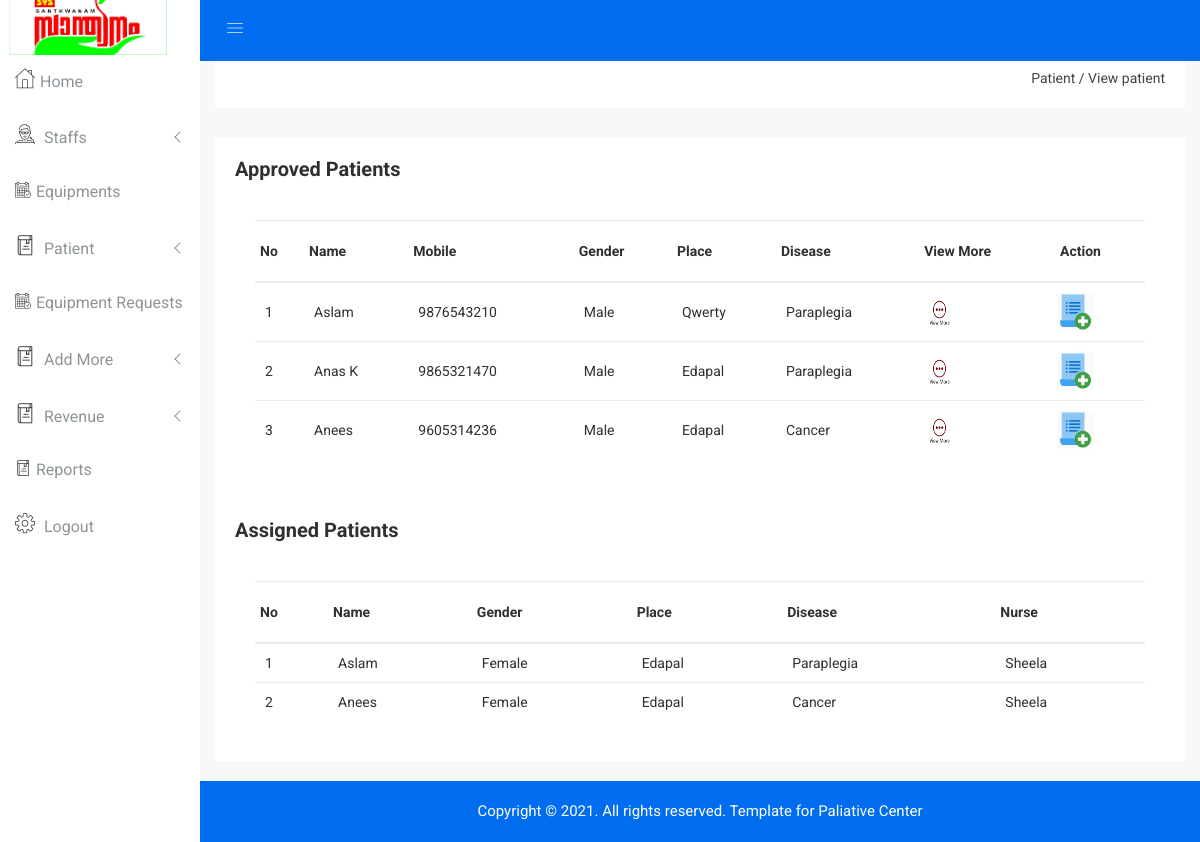
Page /Admin/view_app_patient.php on the committed database.
### tables this page shows
CREATE TABLE `patient` (
  `pid` int(5) NOT NULL,
  `pname` varchar(30) NOT NULL,
  `mobile` bigint(12) NOT NULL,
  `dob` date NOT NULL,
  `gender` varchar(10) NOT NULL,
  `place` varchar(25) NOT NULL,
  `panchayath` varchar(25) NOT NULL,
  `ward` int(5) NOT NULL,
  `address` varchar(50) NOT NULL,
  `pincode` int(8) NOT NULL,
  `disease` varchar(30) NOT NULL
);

CREATE TABLE `assign_nurse` (
  `ass_nid` int(5) NOT NULL,
  `nurse` int(5) NOT NULL,
  `patient` int(5) NOT NULL,
  `assigned_on` date NOT NULL,
  `ass_status` varchar(15) NOT NULL
);

CREATE TABLE `nurse` (
  `nid` int(5) NOT NULL,
  `name` varchar(20) NOT NULL,
  `mobile` bigint(12) NOT NULL,
  `gender` varchar(15) NOT NULL,
  `dob` date NOT NULL,
  `place` varchar(15) NOT NULL,
  `address` varchar(30) NOT NULL
);

### Admin/view_app_patient.php (the view, shortened to what this page needs)
<?php
include "header.php";
?>
<div class="breadcome-area">
    <div class="container-fluid">
        <div class="row">
            <div class="col-lg-12 col-md-12 col-sm-12 col-xs-12">
                <div class="breadcome-list single-page-breadcome">
                    <div class="row">
                        <div class="col-lg-6 col-md-6 col-sm-6 col-xs-12">
                        </div>
                        <div class="col-lg-6 col-md-6 col-sm-6 col-xs-12">
                            <ul class="breadcome-menu">
                                <li>Patient</a> <span class="bread-slash">/</span></li>
                                <li><span class="bread-blod">View patient</span></li>
                            </ul>
                        </div>
                    </div>
                </div>
            </div>
        </div>
    </div>
</div>
</div>
<div class="product-status mg-b-15">
    <div class="container-fluid">
        <div class="row">
            <div class="col-lg-12 col-md-12 col-sm-12 col-xs-12">
                <div class="product-status-wrap">
                    <?php
                    $sq=mysqli_query($con,"select * from login WHERE type='patient' and status='approved'");
                    if(mysqli_num_rows($sq)==0){
                        echo "<h2 style='margin-left: 35%;color:coral;font-family: Times;font-style: italic;font-size: 39px;'>No details to show</h2><br><br><br><br><br><br><br><br><br><br><br><br><br><br><br><br><br><br><br>";
                    }else {
                        ?>
                        <h4>Approved Patients</h4>
                    <div class="asset-inner">
                        <div class="row">
                            <div class="col-lg-12 col-md-12 col-sm-12 col-xs-12">
                                <div class="sparkline13-list">
                                    <div class="sparkline13-graph">
                                        <div class="datatable-dashv1-list custom-datatable-overright">
                                            <table id="table" data-toggle="table" data-pagination="true"
                                                   data-search="true">
                                                <thead>
                                                <tr>
                                                    <th data-field="id">No</th>
                                                    <th data-field="name" data-editable="true">Name</th>
                                                    <th data-field="mobile" data-editable="true">Mobile</th>
                                                    <th data-field="gender" data-editable="true">Gender</th>
                                                    <th data-field="place" data-editable="true">Place</th>
                                                    <th data-field="disease" data-editable="true">Disease</th>
                                                    <th data-field="viewmore">View More</th>
                                                    <th data-field="assign">Action</th>
                                                </tr>
                                                </thead>
                                                <tbody style="text-transform: capitalize">
                                                <?php
                                                $i = 1;
                                                $view = mysqli_query($con, "select *from login inner join patient on login.uname=patient.mobile   where login.status='approved' ");
                                                while ($row = mysqli_fetch_array($view)) {
                                                    ?>
                                                    <tr>
                                                        <td><?php echo $i ?></td>
                                                        <td><?php echo $row['pname'] ?></td>
                                                        <td><?php echo $row['mobile'] ?></td>
                                                        <td><?php echo $row['gender'] ?></td>
                                                        <td><?php echo $row['place'] ?></td>
                                                        <td><?php echo $row['disease'] ?></td>
                                                        <td>
                                                            <a href="viewmore_patient.php?id=<?php echo $row['mobile'] ?>"
                                                               data-toggle="tooltip" title="Edit"
                                                               class="pd-setting-ed"><img src="img/viewmore.png"
                                                                                          style="height: 40px;width: 39px;margin-left: -9px;"></a>
                                                        </td>
                                                        <td>
                                                            <a href="assign_nurse.php?id=<?php echo $row['mobile'] ?>"
                                                               data-toggle="tooltip" title="Edit"
                                                               class="pd-setting-ed"><img src="img/add.png"
                                                                                          style="height: 40px;width: 39px;margin-left: -9px;"></a>
                                                        </td>
                                                    </tr>
                                                    <?php
                                                    $i++;
                                                }
                                                ?>
                                                </tbody>
                                            </table>
                                        </div>
                                    </div>
                                </div>
                            </div>
                        </div>
                    </div>
                        <?php
                    }
                    ?>
                </div>
                <div class="product-status-wrap">
                    <h4>Assigned Patients</h4>
                    <div class="asset-inner">
                        <div class="row">
                            <div class="col-lg-12 col-md-12 col-sm-12 col-xs-12">
                                <div class="sparkline13-list">
                                    <div class="sparkline13-graph">
                                        <div class="datatable-dashv1-list custom-datatable-overright">
                                            <table id="table" data-toggle="table" data-pagination="true"
                                                   data-search="true">
                                                <thead>
                                                <tr>
                                                    <th data-field="id">No</th>
                                                    <th data-field="name" data-editable="true">Name</th>
                                                    <th data-field="gender" data-editable="true">Gender</th>
                                                    <th data-field="place" data-editable="true">Place</th>
                                                    <th data-field="disease" data-editable="true">Disease</th>
                                                    <th data-field="nurse" data-editable="true">Nurse</th>
                                                </tr>
                                                </thead>
                                                <tbody style="text-transform: capitalize">
                                                <?php
                                                $i = 1;
                                                $view = mysqli_query($con, "select *from patient inner join assign_nurse on patient.pid=assign_nurse.patient inner join nurse on  assign_nurse.nurse=nurse.nid where assign_nurse.ass_status='assigned' ");
                                                while ($row = mysqli_fetch_array($view)) {
                                                    ?>
                                                    <tr>
                                                        <td><?php echo $i ?></td>
                                                        <td><?php echo $row['pname'] ?></td>
                                                        <td><?php echo $row['gender'] ?></td>
                                                        <td><?php echo $row['place'] ?></td>
                                                        <td><?php echo $row['disease'] ?></td>
                                                        <td><?php echo $row['name'] ?></td>
                                                    </tr>
                                                    <?php
                                                    $i++;
                                                }
                                                ?>
                                                </tbody>
                                            </table>
                                        </div>
                                    </div>
                                </div>
                            </div>
                        </div>
                    </div>
                </div>
            </div>
        </div>
    </div>
</div>
<?php
include "footer.php";
?>
</body>
</html>

### Admin/css/main.css (style rules this page uses)
html { color: #222; font-size: 1em; line-height: 1.4; }
audio, canvas, iframe, img, svg, video { vertical-align: middle; }

### rows in the picture
assign_nurse: patient.pname "Aslam", nurse.gender "Female", nurse.place "Edapal", patient.disease "Paraplegia", nurse.name "Sheela"
assign_nurse: patient.pname "Anees", nurse.gender "Female", nurse.place "Edapal", patient.disease "Cancer", nurse.name "Sheela"

### other values in the picture
$row['pname'] "Aslam"
$row['mobile'] "9876543210"
$row['gender'] "Male"
$row['place'] "Qwerty"
$row['disease'] "Paraplegia"
$row['pname'] "Anas K"
$row['mobile'] "9865321470"
$row['place'] "Edapal"
$row['pname'] "Anees"
$row['mobile'] "9605314236"
$row['disease'] "Cancer"
